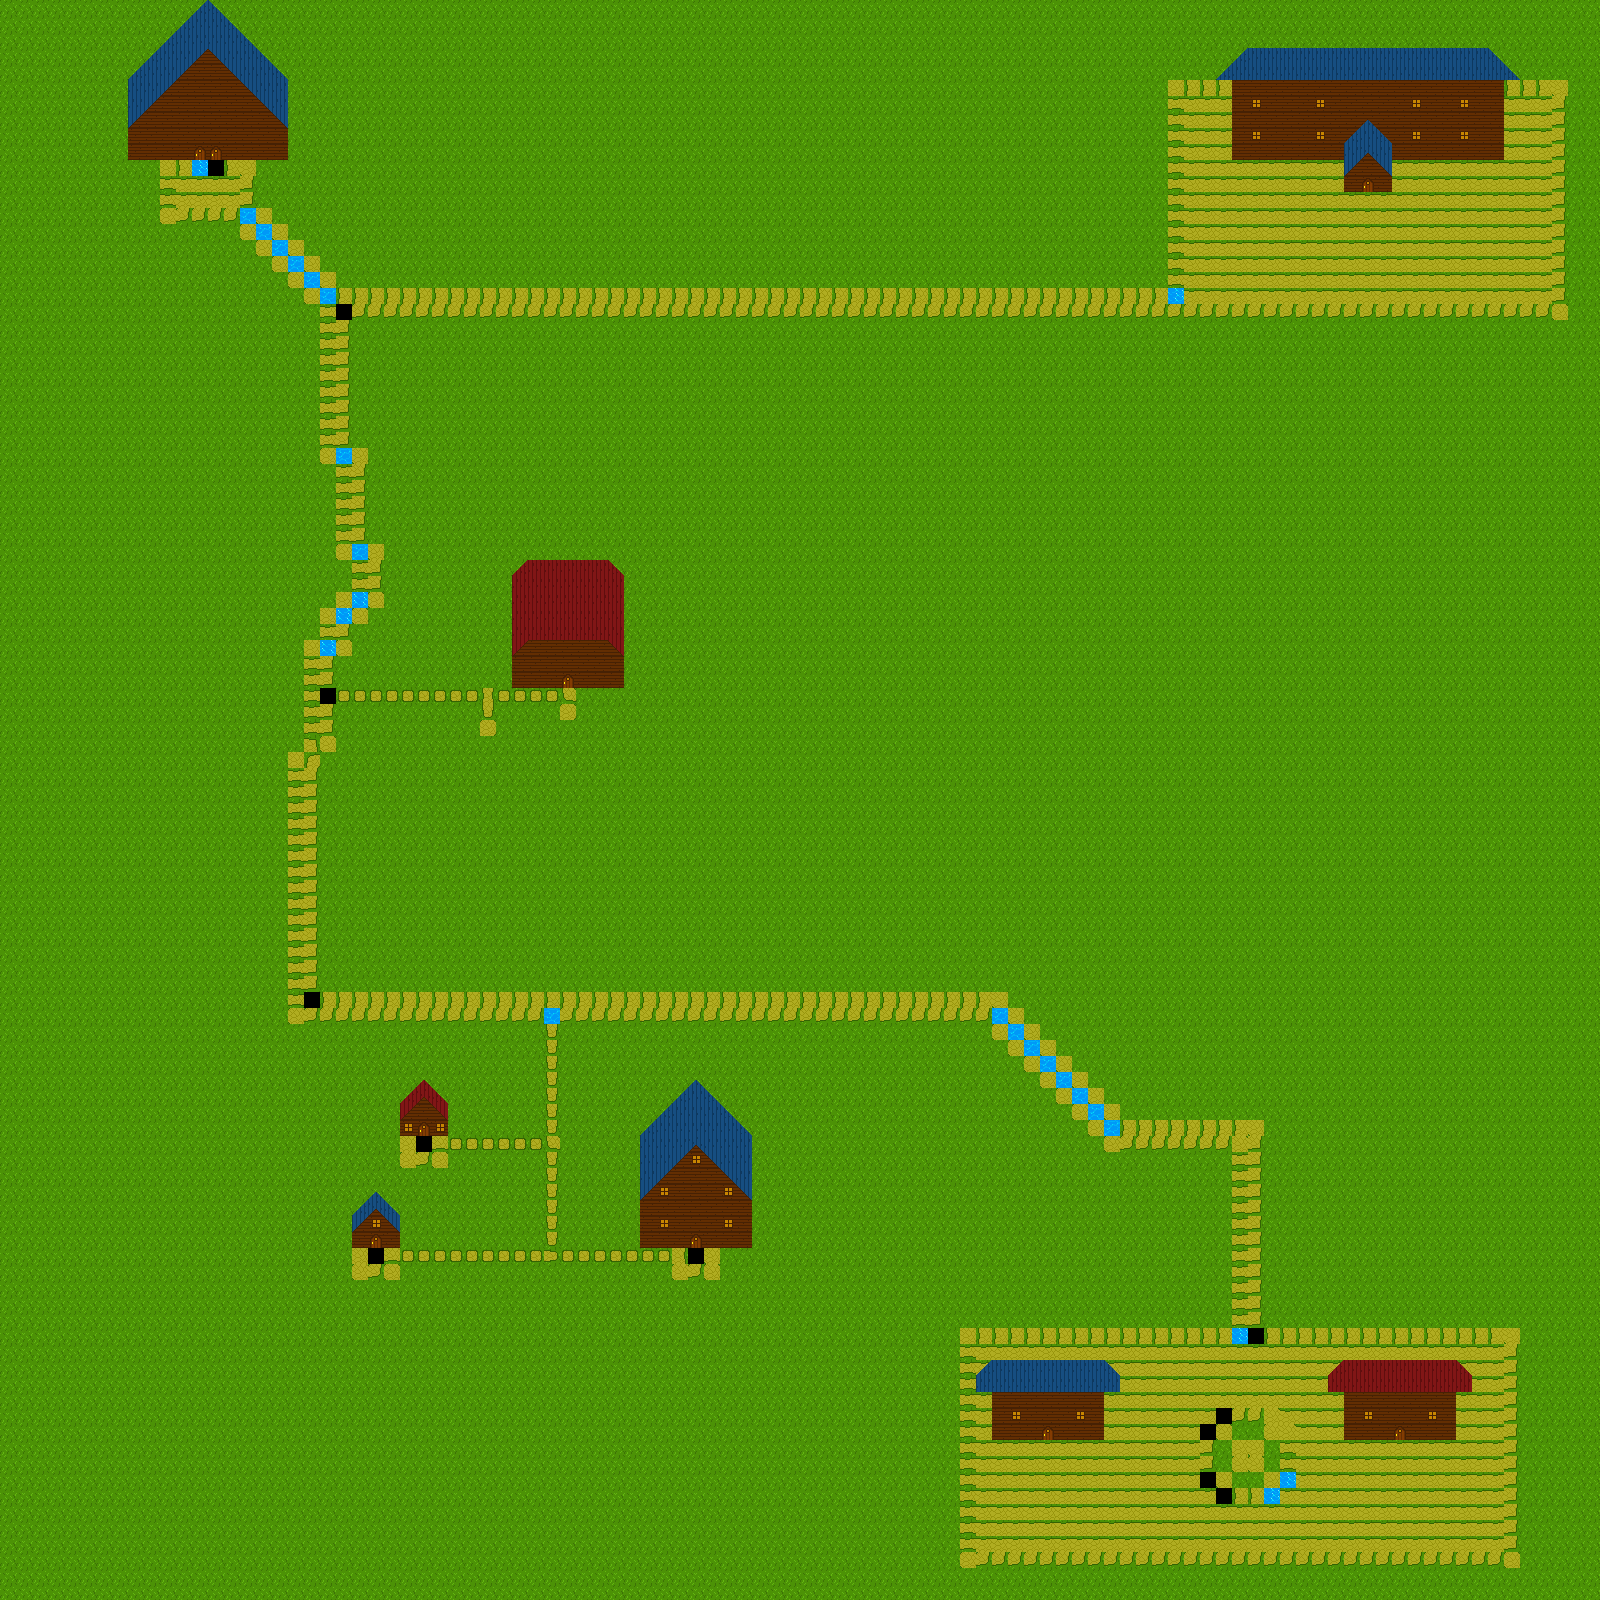

The image is a tile-based game level rendered from a .tmx file. Its description and source (layers, tilesets, objects; grid data summarised) follow:
An orthogonal 100x100 tile map with 16x16 px tiles, 5 tile layers (grass, path, water, Buildings, ...), 1 hidden layer not drawn, 2 tilesets.

<map version="1.10" tiledversion="1.11.2" orientation="orthogonal" renderorder="right-down" width="100" height="100" tilewidth="16" tileheight="16" infinite="0" nextlayerid="7" nextobjectid="1">
 <tileset firstgid="1" source="../TileSets/WovenMoriGrassPath.tsx" />
 <tileset firstgid="57" source="../TileSets/WovenMoriWoodHouse.tsx" />
 <layer id="2" name="grass" width="100" height="100">
  <data>[10000 cells, 8644 non-empty, 1 distinct tile ids]</data>
 </layer>
 <layer id="3" name="path" width="100" height="100">
  <data>[10000 cells, 1356 non-empty, 29 distinct tile ids]</data>
 </layer>
 <layer id="4" name="water" width="100" height="100">
  <data>[10000 cells, 503 non-empty, 1 distinct tile ids]</data>
 </layer>
 <layer id="5" name="Buildings" width="100" height="100">
  <data>[10000 cells, 255 non-empty, 3 distinct tile ids]</data>
 </layer>
 <layer id="6" name="BuildingsRoof" width="100" height="100">
  <data>[10000 cells, 209 non-empty, 15 distinct tile ids]</data>
 </layer>
 <layer id="1" name="layout" width="100" height="100" visible="0" opacity="0.33">
  <data>[10000 cells, 10000 non-empty, 2 distinct tile ids]</data>
 </layer>
</map>